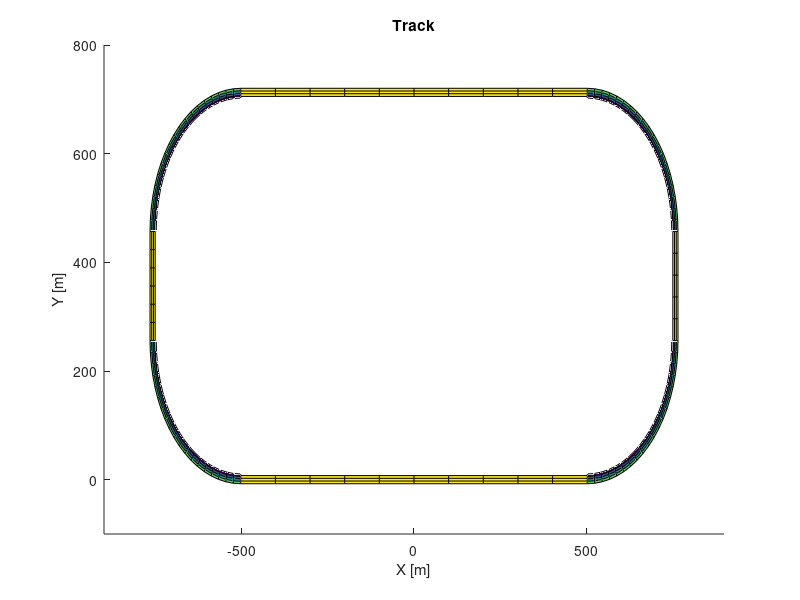

MATLAB code to generate this figure:
function [rS1, rS2, rS3, rS4, rCurveRays, rCurveCenters, rCurveZ, rZOffset,...
    rXMax, rXMin, rYMax, rYMin, rBankingAngle] = track3d ()
%% setup track
longStraight = 1006;
shortStraight = 201;
turn = 402;
curveCoord = turn * 2 / pi;

roadWidth = 15;
curveWidth = 18;
bankingAngle = deg2rad(9 + (12/60));

%first straight
S1 = [ -longStraight/2  longStraight/2;
       0                0          ];

%second straight
S2 = [ S1(1,2)+curveCoord   S1(1,2)+curveCoord;  
       S1(2,2)+curveCoord   S1(2,2)+curveCoord+shortStraight];
   
%third straight
S3 = [ S2(1,2)-curveCoord   S2(1,2)-curveCoord-longStraight;  
       S2(2,2)+curveCoord   S2(2,2)+curveCoord ];

%fourth straight
S4 = [ S3(1,2)-curveCoord   S3(1,2)-curveCoord;  
       S3(2,2)-curveCoord   S3(2,2)-curveCoord-shortStraight ];
 
%% create surfaces for straight sectors
hold on;

[xS1, yS1] = meshgrid(S1(1,1):(longStraight/10):S1(1,2), ...
    (-roadWidth/2):(roadWidth/3):(roadWidth/2));
zS1 = zeros(size(xS1, 1), size(xS1, 2));

[xS2, yS2] = meshgrid((-roadWidth/2):(roadWidth/3):(roadWidth/2), ...
    S2(2,1):(shortStraight/5):S2(2,2));
xS2 = xS2 + longStraight/2 + curveCoord;
zS2 = zeros(size(xS2, 1), size(xS2, 2));

[xS3, yS3] = meshgrid(S3(1,2):(longStraight/10):S3(1,1), ...
    (-roadWidth/2):(roadWidth/3):(roadWidth/2));
yS3 = yS3 + curveCoord + shortStraight + curveCoord;
zS3 = zeros(size(xS3, 1), size(xS3, 2));

[xS4, yS4] = meshgrid((-roadWidth/2):(roadWidth/3):(roadWidth/2), ...
    S4(2,2):(shortStraight/6):S4(2,1));
xS4 = xS4 - longStraight/2 - curveCoord;
zS4 = zeros(size(xS4, 1), size(xS4, 2));

[TC1, RC1] = meshgrid(linspace(-pi/2, 0, 20), linspace(curveCoord-(curveWidth-roadWidth/2), curveCoord+(roadWidth/2), 5));
xC1 = RC1.*cos(TC1);
yC1 = RC1.*sin(TC1);
xC1 = xC1 + longStraight/2;
yC1 = yC1 + curveCoord;
zC1 = zeros(size(xC1, 1), size(xC1, 2));

[TC2, RC2] = meshgrid(linspace(0, pi/2, 20), linspace(curveCoord-(curveWidth-roadWidth/2), curveCoord+(roadWidth/2), 5));
xC2 = RC2.*cos(TC2);
yC2 = RC2.*sin(TC2);
xC2 = xC2 + longStraight/2;
yC2 = yC2 + curveCoord + shortStraight;
zC2 = zeros(size(xC2, 1), size(xC2, 2));

[TC3, RC3] = meshgrid(linspace(pi/2, pi, 20), linspace(curveCoord-(curveWidth-roadWidth/2), curveCoord+(roadWidth/2), 5));
xC3 = RC3.*cos(TC3);
yC3 = RC3.*sin(TC3);
xC3 = xC3 - longStraight/2;
yC3 = yC3 + curveCoord + shortStraight;
zC3 = zeros(size(xC3, 1), size(xC3, 2));

[TC4, RC4] = meshgrid(linspace(pi, 3*pi/2, 20), linspace(curveCoord-(curveWidth-roadWidth/2), curveCoord+(roadWidth/2), 5));
xC4 = RC4.*cos(TC4);
yC4 = RC4.*sin(TC4);
xC4 = xC4 - longStraight/2;
yC4 = yC4 + curveCoord;
zC4 = zeros(size(xC4, 1), size(xC4, 2));

for i = 1:1:size(zC1, 1)-1
    zC1(i+1,:) = zC1(i,:)+(curveWidth/4)*sin(bankingAngle);
end
for i = 1:1:size(zC2, 1)-1
    zC2(i+1,:) = zC2(i,:)+(curveWidth/4)*sin(bankingAngle);
end
for i = 1:1:size(zC3, 1)-1
    zC3(i+1,:) = zC3(i,:)+(curveWidth/4)*sin(bankingAngle);
end
for i = 1:1:size(zC4, 1)-1
    zC4(i+1,:) = zC4(i,:)+(curveWidth/4)*sin(bankingAngle);
end

% rescale straights by z offset, adjust starting of bank
zOffset = zC1(size(zC1, 1),1);
zS1 = zS1 + zOffset;
zS2 = zS2 + zOffset;
zS3 = zS3 + zOffset;
zS4 = zS4 + zOffset;

% reformat data from later usage of find
curveRays = RC1(:,1); % rays from C1, C2, C3 and C4 are the same
curveCenters = [    longStraight/2, curveCoord;
                    longStraight/2, curveCoord + shortStraight;
                    -longStraight/2, curveCoord;
                    -longStraight/2, curveCoord + shortStraight;];
curveZ = zC1(:,1); % z from C1, C2, C3 and C4 are the same;

xMax = longStraight/2 + curveCoord + roadWidth/2;
yMax = curveCoord + shortStraight + curveCoord + shortStraight/2;
xMin = -xMax;
yMin = 0 - roadWidth/2;

%% plot
surf(xS1, yS1, zS1);
surf(xS2, yS2, zS2);
surf(xS3, yS3, zS3);
surf(xS4, yS4, zS4);
surf(xC1, yC1, zC1);
surf(xC2, yC2, zC2);
surf(xC3, yC3, zC3);
surf(xC4, yC4, zC4);

xlim([-900, 900]);
ylim([-100, 800]);
zlim([0, 50]);
xlabel('X [m]');
ylabel('Y [m]');
zlabel('Z [m]');
title('Track');

hold off;

%% return all needed
rS1 = S1;
rS2 = S2;
rS3 = S3;
rS4 = S4;
rCurveRays = curveRays;
rCurveCenters = curveCenters;
rCurveZ = curveZ;
rZOffset = zOffset;
rXMax = xMax;
rXMin = xMin;
rYMax = yMax;
rYMin = yMin;
rBankingAngle = bankingAngle;
